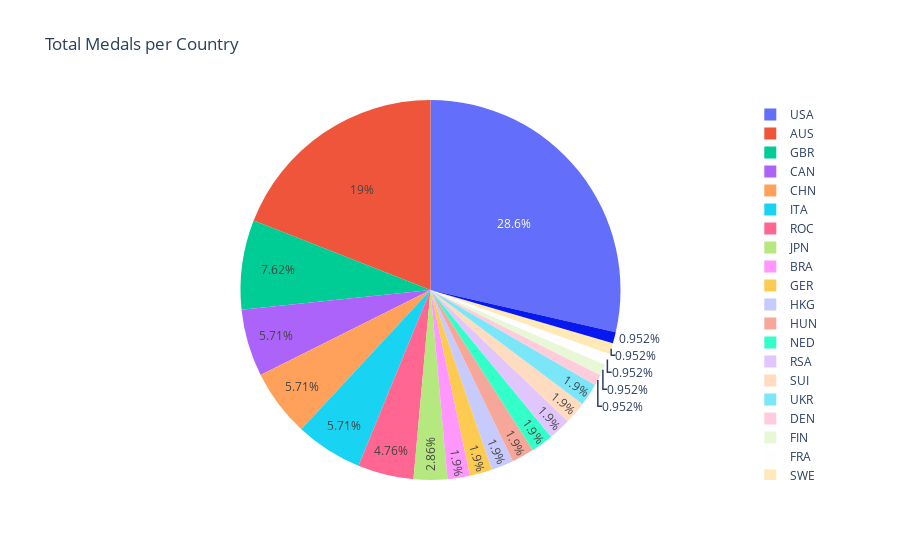

The cell this chart's notebook holds for it:
### Code cell
import numpy as np
import pandas as pd
import matplotlib.pyplot as plt
import plotly.express as px
import plotly.graph_objects as go
data = pd.read_csv('https://raw.githubusercontent.com/Skywerk610/ds100-repository/main/tokyo_2020_swim.csv')
pd.set_option('display.max_rows', None)
pd.set_option('display.max_columns', None)
final_data = data.loc[data['heat'].str.contains('final')]
final_data['place'] = final_data['place'].astype(str)
medal_data = final_data.loc[final_data['place'].str.contains('1|2|3')]
medal_data[['team','place']]
team_place_counts = medal_data.groupby(['team', 'place']).size().reset_index(name='count')
team_mapping = {
    'USA - United States of America': 'USA',
    'AUS - Australia': 'AUS',
    'CAN - Canada': 'CAN',
    "CHN - People's Republic of China": 'CHN',
    'GBR - Great Britain': 'GBR',
    'ITA - Italy': 'ITA',
    'ROC - ROC': 'ROC'
}
team_place_counts['team'] = team_place_counts['team'].replace(team_mapping)
trimmed_ranking = team_place_counts.groupby(['team', 'place'])['count'].sum().reset_index()
medal_mapping = {1.0: 'Gold', 2.0: 'Silver', 3.0: 'Bronze'}
categorized_ranking = trimmed_ranking.pivot(index='team', columns='place', values='count').reset_index()
categorized_ranking.columns = ['team', 'Gold', 'Silver', 'Bronze']
categorized_ranking.fillna(0, inplace=True)
categorized_ranking['Gold'] = categorized_ranking['Gold'].astype(int)
categorized_ranking['Silver'] = categorized_ranking['Silver'].astype(int)
categorized_ranking['Bronze'] = categorized_ranking['Bronze'].astype(int)
categorized_ranking['Total_Medals'] = categorized_ranking['Gold'] + categorized_ranking['Silver'] + categorized_ranking['Bronze']
fig1 = go.Figure(data=[go.Pie(labels=categorized_ranking['team'], values=categorized_ranking['Total_Medals'])])
fig1.update_layout(title='Total Medals per Country')
fig1.show()

### Figure 1 — Plotly figure (JSON) as saved in the notebook; plotly's stock layout.template omitted (floating-point values rounded to 4 significant figures)
{"data": [{"labels": ["AUS", "BRA", "CAN", "CHN", "DEN", "FIN", "FRA", "GBR", "GER", "HKG", "HUN", "ITA", "JPN", "NED", "ROC", "RSA", "SUI", "SWE", "TUN", "UKR", "USA"], "type": "pie", "values": [20, 2, 6, 6, 1, 1, 1, 8, 2, 2, 2, 6, 3, 2, 5, 2, 2, 1, 1, 2, 30]}], "layout": {"title": {"text": "Total Medals per Country"}}}
